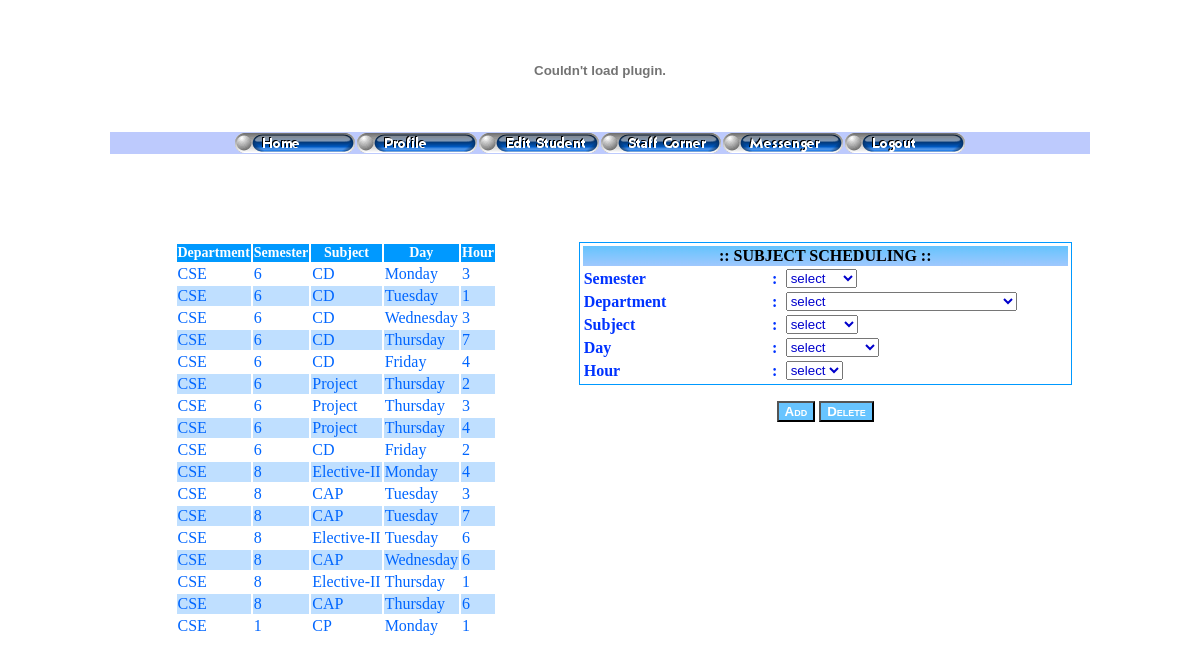
/staff_sub_handle.php (signed in), run on the app's committed database.
### tables this page shows
CREATE TABLE IF NOT EXISTS `subhandle` (
  `staffid` varchar(20) NOT NULL,
  `subid` varchar(20) NOT NULL,
  `dept` char(5) NOT NULL,
  `sem` tinyint(4) NOT NULL,
  `day` char(20) NOT NULL,
  `hour` tinyint(4) NOT NULL
);

CREATE TABLE IF NOT EXISTS `subjects` (
  `subid` varchar(15) NOT NULL,
  `dept` varchar(15) NOT NULL,
  `sem` tinyint(4) NOT NULL,
  `name` varchar(40) NOT NULL,
  `internal` int(11) NOT NULL,
  `external` int(11) NOT NULL,
  PRIMARY KEY (`subid`)
);

### staff_sub_handle.php (the view, shortened to what this page needs)
<!DOCTYPE HTML PUBLIC "-//W3C//DTD HTML 4.01 Transitional//EN" "http://www.w3.org/TR/html4/loose.dtd">
<html>
<head>
<link href="box.css" rel="stylesheet" type="text/css">
<link href="btstyle.css" rel="stylesheet" type="text/css">
</head>
<body>
<p>&nbsp;</p>
<p>&nbsp;</p>
<table width="980" border="0" align="center" cellpadding="1" cellspacing="1">
  <tr>
    <td width="46%" valign="top"><span class="bg">
      <?php
$staffid=$_COOKIE['user'];
$result = mysql_query("SELECT * FROM subhandle WHERE staffid='$staffid'");
echo '<center>';
echo "<table border='0'>
<tr bgcolor=\"#0099FF\">
<th class=\"table\">Department</th>
<th class=\"table\">Semester  </th>
<th class=\"table\">Subject   </th>
<th class=\"table\">Day       </th>
<th class=\"table\">Hour   </th>
</tr>";
$flag=0;
while($row = mysql_fetch_array($result))
  {
		$i=$row['subid'];
		$result2 = mysql_query("SELECT * FROM subjects WHERE subid='$i'");
		$name=mysql_fetch_array($result2);
		if($flag==0)
			echo "<tr>";
		else
			echo "<tr bgcolor=\"#BFDFFF\">";
 		echo "<td class=\"cell\">".$row['dept']."</td>";
		echo "<td class=\"cell\">".$row['sem']."</td>";
		if($i=="Seminar")
		echo "<td class=\"cell\">Seminar</td>";
		else if($i=="Debate")
		echo "<td class=\"cell\">Debate</td>";
		else
		echo "<td class=\"cell\">".$name['name']."</td>";
		echo "<td class=\"cell\">".$row['day']."</td>";
		echo "<td class=\"cell\">".$row['hour']."</td>";
  		echo "</tr>";
	if($flag==0)
		$flag=$flag+1;
	else
		$flag=$flag-1;
  }
  echo "</table>";
 echo '</center>';
?>
    </span></td>
    <td width="54%" valign="top">
      <form name="form1" method="post" action="<?php echo $_SERVER['PHP_SELF']; ?>">
        <div align="center">
          <table width="200" border="0" cellpadding="1" cellspacing="1" bgcolor="#0099FF">
            <tr>
              <td bgcolor="#FFFFFF"><table width="489" border="0" align="center">
                <tr>
                  <th colspan="3" scope="row" background="title.jpg">:: SUBJECT SCHEDULING :: </th>
                </tr>
                <tr>
                  <th width="180" scope="row"><div align="left" class="style7 handle1 handle2"><strong>Semester</strong></div></th>
                  <th width="14" class="bg handle2" scope="row">:</th>
                  <td width="281">
                    <div align="left"> <span class="bg">
                      <select name="sem" class="box" id="select">
                        <option value="0">select</option>
                      </select>
                  </span></div></td>
                </tr>
                <tr>
                  <th scope="row"><div align="left" class="bg handle1 handle2"><strong>Department</strong></div></th>
                  <th class="bg handle2" scope="row">:</th>
                  <td>
                    <div align="left"> <span class="bg">
                      <select name="dept" class="box" id="select3" onChange="return submitForm('dept')">
                        <option value="0">select</option>
                      </select>
                  </span></div></td>
                </tr>
                <tr>
                  <th scope="row"><div align="left" class="style7 handle1 handle2"><strong>Subject</strong></div></th>
                  <th class="bg handle2" scope="row">:</th>
                  <td>
                    <div align="left"> <span class="bg">
                      <select name="subid" class="box" id="subid">
                        <option value="0">select </option>
                      </select>
                  </span></div></td>
                </tr>
                <tr>
                  <th scope="row"><div align="left" class="style7 handle1 handle2"><strong>Day</strong></div></th>
                  <th class="bg handle2" scope="row">:</th>
                  <td>
                    <div align="left"> <span class="bg">
                      <select name="day" class="box" id="day">
                        <option value="0">select</option>
                      </select>
                  </span></div></td>
                </tr>
                <tr>
                  <th scope="row"><div align="left" class="style7 handle1 handle2"><strong>Hour</strong></div></th>
                  <th class="bg handle2" scope="row">:</th>
                  <td>
                    <div align="left"> <span class="bg">
                      <select name="hour" class="box" id="hour">
                        <option value="0">select</option>
                      </select>
                  </span></div></td>
                </tr>
              </table></td>
            </tr>
          </table>
          <p> <span class="bg">
            <input name="Submit" type="submit" class="butstyle" value="Add">
            <input name="Submit2" type="submit" class="butstyle" value="Delete">
          </span></p>
        </div>
      </form>
    <span class="bg">    </span></td>
  </tr>
</table>
</body>
</html>

### box.css (style rules this page uses)
.box { color: #0000CC; }

### btstyle.css (style rules this page uses)
.butstyle { font-family: Verdana, Arial, Helvetica, sans-serif; font-weight: bold; font-variant: small-caps; color: #FFFFFF; background-color:#67C4FF; cursor: hand; }

### staff_sub_handle.php (style rules this page uses)
.handle2 { color: #0033FF }
.table { font-size: 14px; color: #FFFFFF; }
.cell { font-size: 16px; color: #0066FF; }

### data on the page
subhandle: dept "CSE", sem "6", subid.name "CD", day "Monday", hour "3"
subhandle: dept "CSE", sem "6", subid.name "CD", day "Tuesday", hour "1"
subhandle: dept "CSE", sem "6", subid.name "CD", day "Wednesday", hour "3"
subhandle: dept "CSE", sem "6", subid.name "CD", day "Thursday", hour "7"
subhandle: dept "CSE", sem "6", subid.name "CD", day "Friday", hour "4"
subhandle: dept "CSE", sem "6", subid.name "Project", day "Thursday", hour "2"
subhandle: dept "CSE", sem "6", subid.name "Project", day "Thursday", hour "3"
subhandle: dept "CSE", sem "6", subid.name "Project", day "Thursday", hour "4"
subhandle: dept "CSE", sem "6", subid.name "CD", day "Friday", hour "2"
subhandle: dept "CSE", sem "8", subid.name "Elective-II", day "Monday", hour "4"
subhandle: dept "CSE", sem "8", subid.name "CAP", day "Tuesday", hour "3"
subhandle: dept "CSE", sem "8", subid.name "CAP", day "Tuesday", hour "7"
subhandle: dept "CSE", sem "8", subid.name "Elective-II", day "Tuesday", hour "6"
subhandle: dept "CSE", sem "8", subid.name "CAP", day "Wednesday", hour "6"
subhandle: dept "CSE", sem "8", subid.name "Elective-II", day "Thursday", hour "1"
subhandle: dept "CSE", sem "8", subid.name "CAP", day "Thursday", hour "6"
subhandle: dept "CSE", sem "1", subid.name "CP", day "Monday", hour "1"
